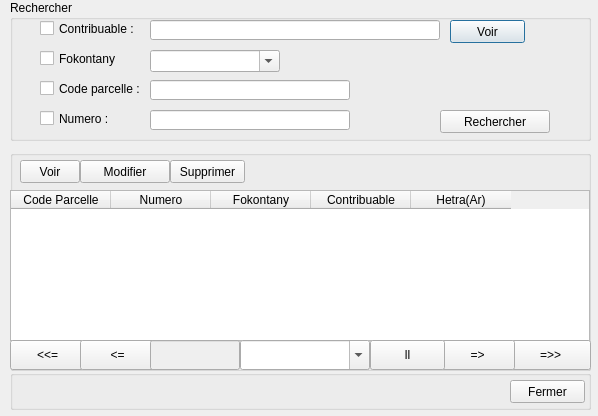
<?xml version="1.0" encoding="UTF-8"?>
<ui version="4.0">
 <class>Dialog</class>
 <widget class="QDialog" name="Dialog">
  <property name="geometry">
   <rect>
    <x>0</x>
    <y>0</y>
    <width>598</width>
    <height>416</height>
   </rect>
  </property>
  <property name="windowTitle">
   <string>Liste</string>
  </property>
  <widget class="QGroupBox" name="groupBox">
   <property name="geometry">
    <rect>
     <x>10</x>
     <y>0</y>
     <width>581</width>
     <height>141</height>
    </rect>
   </property>
   <property name="title">
    <string>Rechercher</string>
   </property>
   <widget class="QCheckBox" name="checkBox">
    <property name="geometry">
     <rect>
      <x>30</x>
      <y>20</y>
      <width>101</width>
      <height>17</height>
     </rect>
    </property>
    <property name="text">
     <string>Contribuable :</string>
    </property>
   </widget>
   <widget class="QCheckBox" name="checkBox_2">
    <property name="geometry">
     <rect>
      <x>30</x>
      <y>50</y>
      <width>80</width>
      <height>17</height>
     </rect>
    </property>
    <property name="text">
     <string>Fokontany :</string>
    </property>
   </widget>
   <widget class="QLineEdit" name="lineEdit">
    <property name="geometry">
     <rect>
      <x>140</x>
      <y>20</y>
      <width>290</width>
      <height>20</height>
     </rect>
    </property>
   </widget>
   <widget class="QComboBox" name="comboBox">
    <property name="geometry">
     <rect>
      <x>140</x>
      <y>50</y>
      <width>130</width>
      <height>22</height>
     </rect>
    </property>
    <property name="editable">
     <bool>true</bool>
    </property>
   </widget>
   <widget class="QPushButton" name="pushButton">
    <property name="geometry">
     <rect>
      <x>440</x>
      <y>20</y>
      <width>75</width>
      <height>23</height>
     </rect>
    </property>
    <property name="text">
     <string>Voir</string>
    </property>
   </widget>
   <widget class="QPushButton" name="pushButton_2">
    <property name="geometry">
     <rect>
      <x>430</x>
      <y>110</y>
      <width>110</width>
      <height>23</height>
     </rect>
    </property>
    <property name="text">
     <string>Rechercher</string>
    </property>
   </widget>
   <widget class="QLineEdit" name="lineEdit_4">
    <property name="geometry">
     <rect>
      <x>140</x>
      <y>80</y>
      <width>200</width>
      <height>20</height>
     </rect>
    </property>
   </widget>
   <widget class="QLineEdit" name="lineEdit_5">
    <property name="geometry">
     <rect>
      <x>140</x>
      <y>110</y>
      <width>200</width>
      <height>20</height>
     </rect>
    </property>
   </widget>
   <widget class="QCheckBox" name="checkBox_3">
    <property name="geometry">
     <rect>
      <x>30</x>
      <y>80</y>
      <width>100</width>
      <height>17</height>
     </rect>
    </property>
    <property name="text">
     <string>Code parcelle :</string>
    </property>
   </widget>
   <widget class="QCheckBox" name="checkBox_4">
    <property name="geometry">
     <rect>
      <x>30</x>
      <y>110</y>
      <width>80</width>
      <height>17</height>
     </rect>
    </property>
    <property name="text">
     <string>Numero :</string>
    </property>
   </widget>
  </widget>
  <widget class="QGroupBox" name="groupBox_3">
   <property name="geometry">
    <rect>
     <x>10</x>
     <y>150</y>
     <width>581</width>
     <height>221</height>
    </rect>
   </property>
   <property name="title">
    <string/>
   </property>
   <widget class="QPushButton" name="pushButton_4">
    <property name="geometry">
     <rect>
      <x>10</x>
      <y>10</y>
      <width>60</width>
      <height>23</height>
     </rect>
    </property>
    <property name="text">
     <string>Voir</string>
    </property>
   </widget>
   <widget class="QTableWidget" name="tableWidget">
    <property name="geometry">
     <rect>
      <x>0</x>
      <y>40</y>
      <width>580</width>
      <height>151</height>
     </rect>
    </property>
    <column>
     <property name="text">
      <string>Code Parcelle</string>
     </property>
    </column>
    <column>
     <property name="text">
      <string>Numero</string>
     </property>
    </column>
    <column>
     <property name="text">
      <string>Fokontany</string>
     </property>
    </column>
    <column>
     <property name="text">
      <string>Contribuable</string>
     </property>
    </column>
    <column>
     <property name="text">
      <string>Hetra(Ar)</string>
     </property>
    </column>
   </widget>
   <widget class="QPushButton" name="pushButton_5">
    <property name="geometry">
     <rect>
      <x>0</x>
      <y>190</y>
      <width>75</width>
      <height>30</height>
     </rect>
    </property>
    <property name="text">
     <string>&lt;&lt;=</string>
    </property>
   </widget>
   <widget class="QPushButton" name="pushButton_6">
    <property name="geometry">
     <rect>
      <x>70</x>
      <y>190</y>
      <width>75</width>
      <height>30</height>
     </rect>
    </property>
    <property name="text">
     <string>&lt;=</string>
    </property>
   </widget>
   <widget class="QPushButton" name="pushButton_7">
    <property name="geometry">
     <rect>
      <x>500</x>
      <y>190</y>
      <width>81</width>
      <height>30</height>
     </rect>
    </property>
    <property name="text">
     <string>=&gt;&gt;</string>
    </property>
   </widget>
   <widget class="QPushButton" name="pushButton_8">
    <property name="geometry">
     <rect>
      <x>430</x>
      <y>190</y>
      <width>75</width>
      <height>30</height>
     </rect>
    </property>
    <property name="text">
     <string>=&gt;</string>
    </property>
   </widget>
   <widget class="QPushButton" name="pushButton_9">
    <property name="geometry">
     <rect>
      <x>360</x>
      <y>190</y>
      <width>75</width>
      <height>30</height>
     </rect>
    </property>
    <property name="text">
     <string>ll</string>
    </property>
   </widget>
   <widget class="QComboBox" name="comboBox_3">
    <property name="geometry">
     <rect>
      <x>230</x>
      <y>190</y>
      <width>130</width>
      <height>30</height>
     </rect>
    </property>
    <property name="editable">
     <bool>true</bool>
    </property>
   </widget>
   <widget class="QLineEdit" name="lineEdit_3">
    <property name="enabled">
     <bool>false</bool>
    </property>
    <property name="geometry">
     <rect>
      <x>140</x>
      <y>190</y>
      <width>90</width>
      <height>30</height>
     </rect>
    </property>
   </widget>
   <widget class="QPushButton" name="pushButton_3">
    <property name="geometry">
     <rect>
      <x>70</x>
      <y>10</y>
      <width>90</width>
      <height>23</height>
     </rect>
    </property>
    <property name="text">
     <string>Modifier</string>
    </property>
   </widget>
   <widget class="QPushButton" name="pushButton_11">
    <property name="geometry">
     <rect>
      <x>160</x>
      <y>10</y>
      <width>75</width>
      <height>23</height>
     </rect>
    </property>
    <property name="text">
     <string>Supprimer</string>
    </property>
   </widget>
  </widget>
  <widget class="QGroupBox" name="groupBox_4">
   <property name="geometry">
    <rect>
     <x>10</x>
     <y>370</y>
     <width>581</width>
     <height>40</height>
    </rect>
   </property>
   <property name="title">
    <string/>
   </property>
   <widget class="QPushButton" name="pushButton_10">
    <property name="geometry">
     <rect>
      <x>500</x>
      <y>10</y>
      <width>75</width>
      <height>23</height>
     </rect>
    </property>
    <property name="text">
     <string>Fermer</string>
    </property>
   </widget>
  </widget>
 </widget>
 <resources/>
 <connections/>
</ui>
